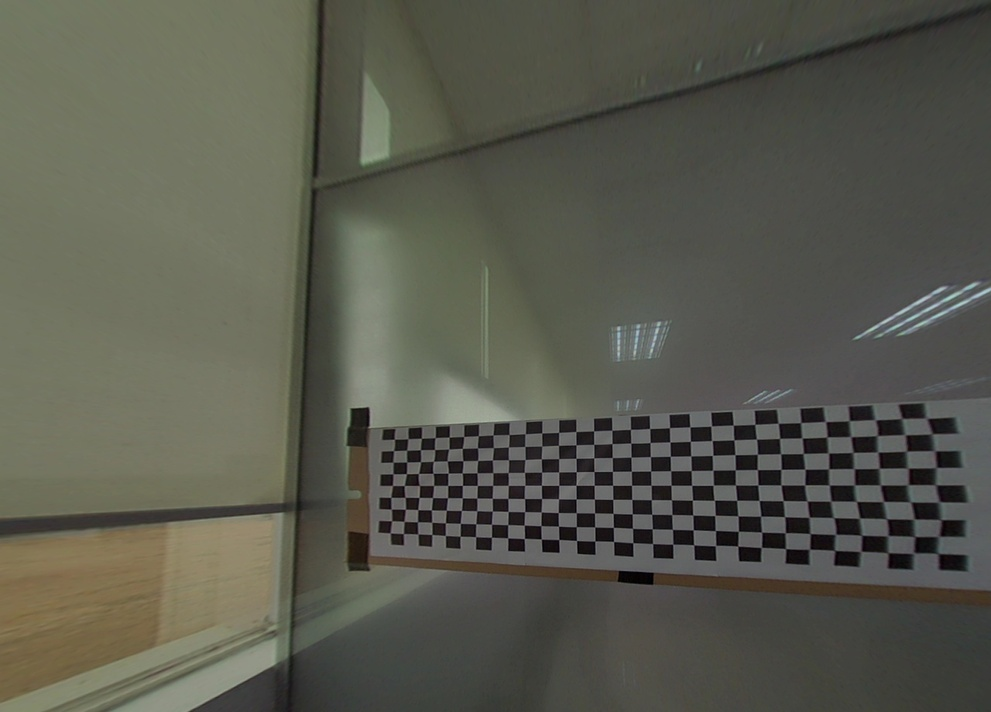
//> input picture 6.cali/2/test/10_d.jpg, 991 x 712 px, shrunk from 1280 x 920 before the run, given in place of img1.jpg, which was not available
$ ./源   (built with g++ and OpenCV 4)
//> lines starting //> are read from the running program, lines starting //| are printed output that depends on the picture; pictures that were not available may be replaced by others from this repository, and a replacement may not be noted
//运行环境 VS2012+opencv3.0
#include <opencv2\opencv.hpp>
#include <fstream>
using namespace std;
using namespace cv;

int main()
{
    ofstream fout("caliberation_result.txt");  /**    保存定标结果的文件     **/

    /************************************************************************
           读取每一幅图像，从中提取出角点，然后对角点进行亚像素精确化
    *************************************************************************/
    cout<<"开始提取角点………………"<<endl;
	//以下三行为需要手动修改的参数
    int image_count=  14;                   //图像数量
    Size board_size = Size(9,6);            //定标板上每行、列的角点数
	int x_expand = 0,y_expand = 200;		//x,y方向的扩展(x横向，y纵向)，适当增大可以不损失原图像信息

    vector<Point2f> corners;                //缓存每幅图像上检测到的角点
    vector<vector<Point2f>>  corners_Seq;   //保存检测到的所有角点/
    vector<Mat>  image_Seq;
	int successImageNum = 0;				//成功提取角点的棋盘图数量
	bool conner_flag = true;				//所有图像角点提取成功为true，其余为false
    for( int i = 0;  i != image_count ; i++)
    {
        cout<<"img"<<i+1<<"..."<<endl;
        string imageFileName;
        std::stringstream StrStm;
        StrStm<<i+1;
        StrStm>>imageFileName;
        imageFileName += ".jpg";
        cv::Mat imageSrc = imread("img"+imageFileName);
//> imageSrc is the input picture: 712 rows x 991 cols, CV_8UC3; mean B, G, R 78.2, 89.4, 88.7
		Mat image;//边界扩展后的图片
		copyMakeBorder(imageSrc,image,(int)(y_expand/2),(int)(y_expand/2),(int)(x_expand/2),(int)(x_expand/2),BORDER_CONSTANT);
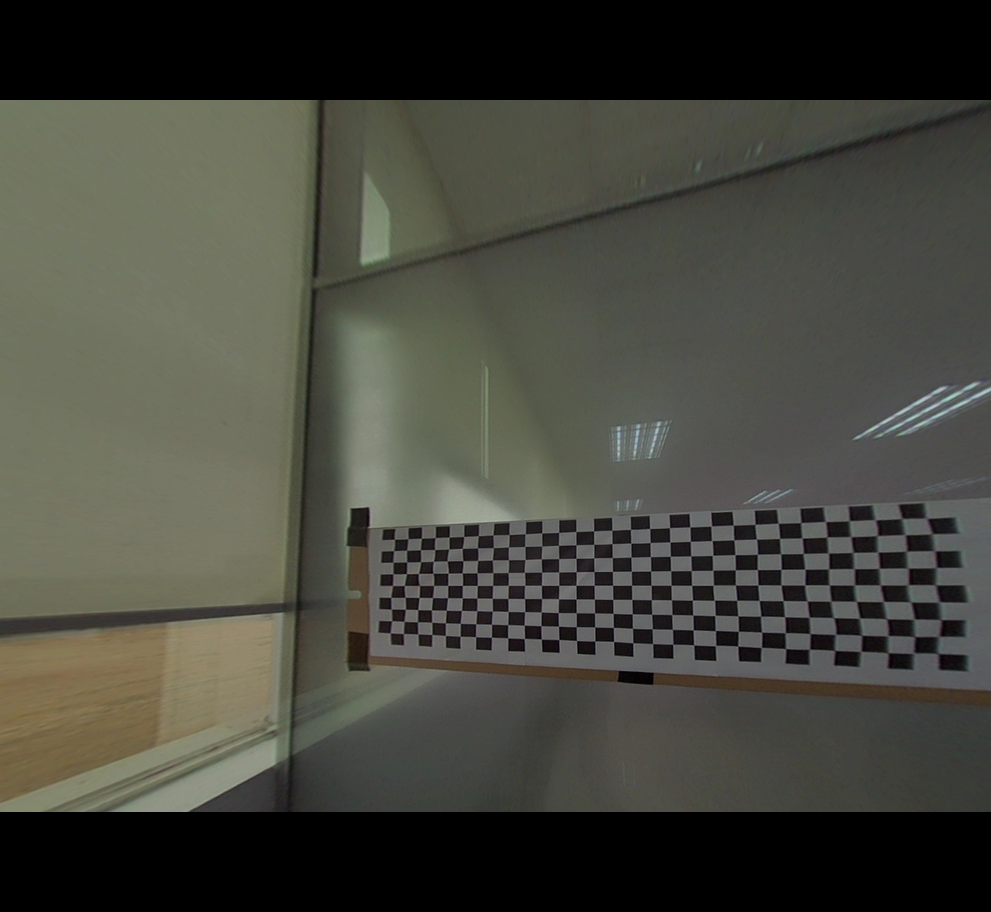
//> image: 912 rows x 991 cols, CV_8UC3; mean B, G, R 61, 69.8, 69.3
        /* 提取角点 */
        Mat imageGray;
        cvtColor(image, imageGray , CV_RGB2GRAY);
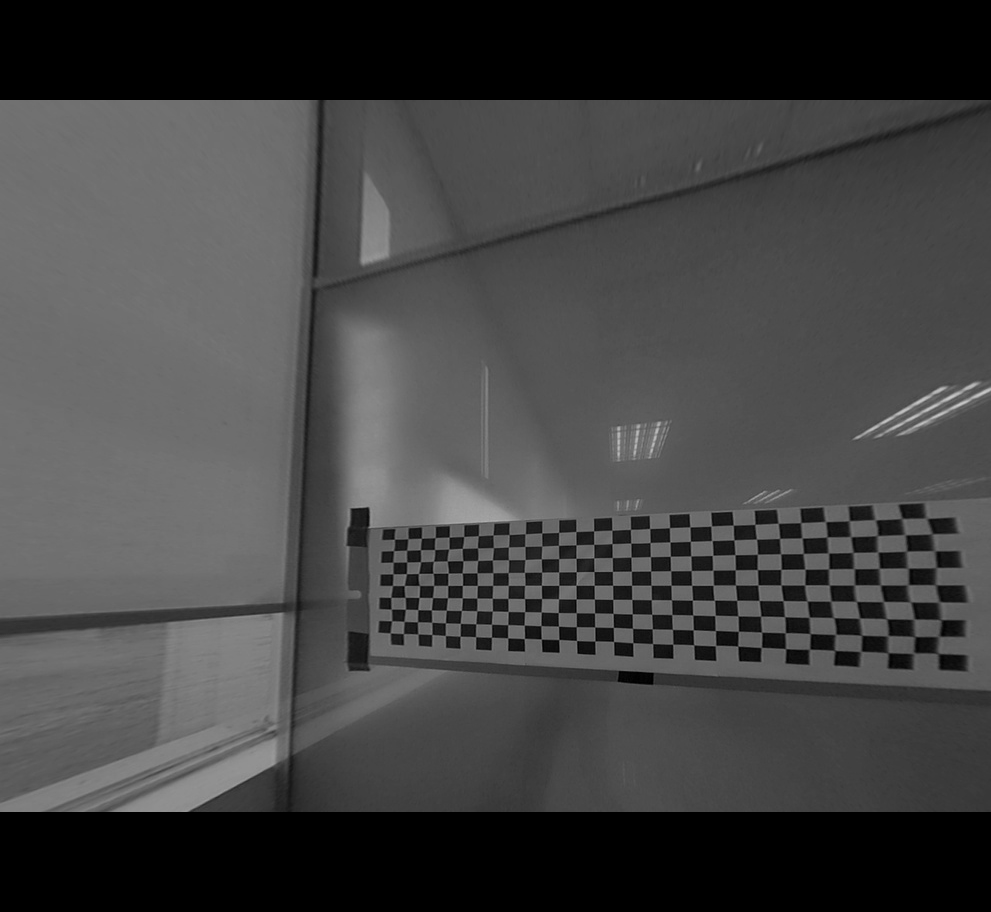
//> imageGray: 912 rows x 991 cols, CV_8UC1; min 0, max 203, mean 67.1
        bool patternfound = findChessboardCorners(image, board_size, corners,CALIB_CB_ADAPTIVE_THRESH + CALIB_CB_NORMALIZE_IMAGE+
            CALIB_CB_FAST_CHECK );
//> corners = empty; patternfound = false
        if (!patternfound)
        {
			cout<<"img"<<i+1<<"角点提取失败，请删除该图片，重新排序后再次运行程序！"<<endl;
            conner_flag = false;
			break;
        }
        else
        {
            /* 亚像素精确化 */
            cornerSubPix(imageGray, corners, Size(11, 11), Size(-1, -1), TermCriteria(CV_TERMCRIT_EPS + CV_TERMCRIT_ITER, 30, 0.1));
            /* 绘制检测到的角点并保存 */
            Mat imageTemp = image.clone();
            for (int j = 0; j < corners.size(); j++)
            {
                circle( imageTemp, corners[j], 10, Scalar(0,0,255), 2, 8, 0);
            }
            string imageFileName;
            std::stringstream StrStm;
            StrStm<<i+1;
            StrStm>>imageFileName;
            imageFileName += "_corner.jpg";
            imwrite(imageFileName,imageTemp);
            cout<<"img"<<i+1<<" 角点提取完毕"<<endl;

			successImageNum = successImageNum + 1;
            corners_Seq.push_back(corners);
        }
        image_Seq.push_back(image);
    }
	if (!conner_flag)//如果有提取失败的标定图，退出程序
	{
		system("pause");
		return 0;
//> (the program exits here)

$ run again, on 6.cali/2/test/11_d.jpg
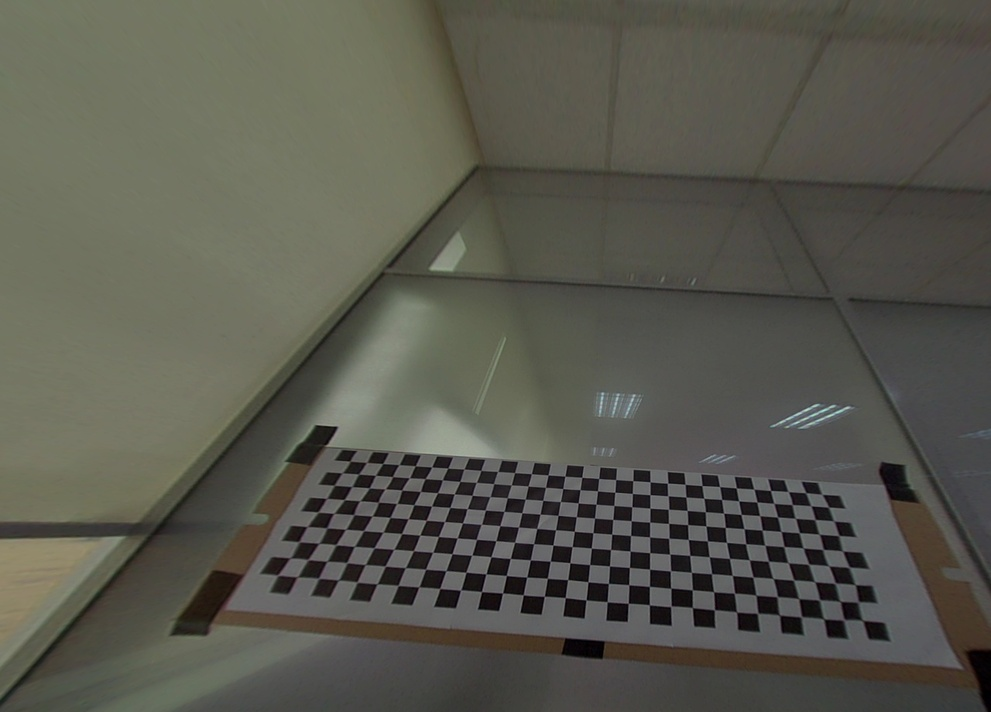
//> input picture 6.cali/2/test/11_d.jpg, 991 x 712 px, shrunk from 1280 x 920 before the run, given in place of img1.jpg, which was not available
//> imageSrc is the input picture: 712 rows x 991 cols, CV_8UC3; mean B, G, R 78.5, 88.4, 88.7
//> `copyMakeBorder(imageSrc,image,(int)(y_expand/2),(int)(y_expand/2),(int..`:
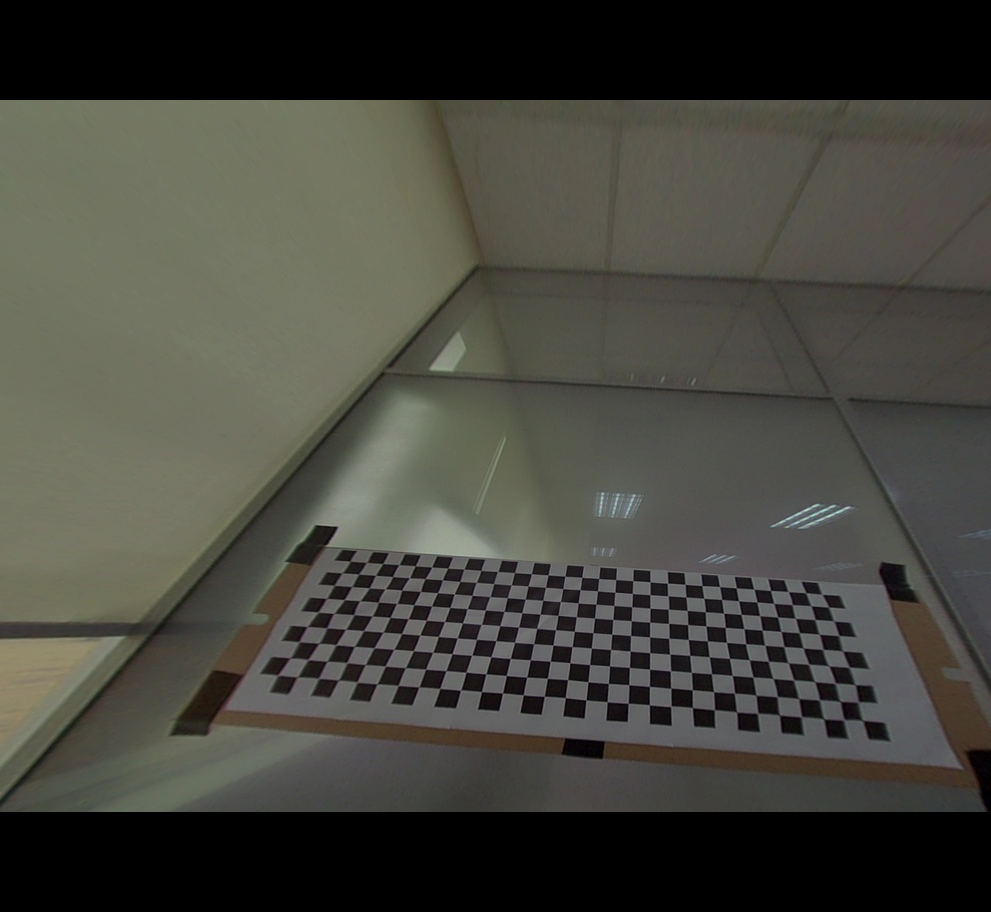
//> image: 912 rows x 991 cols, CV_8UC3; mean B, G, R 61.3, 69, 69.3
//> corners = empty; patternfound = false

$ run again, on 6.cali/2/test/12_corner.jpg
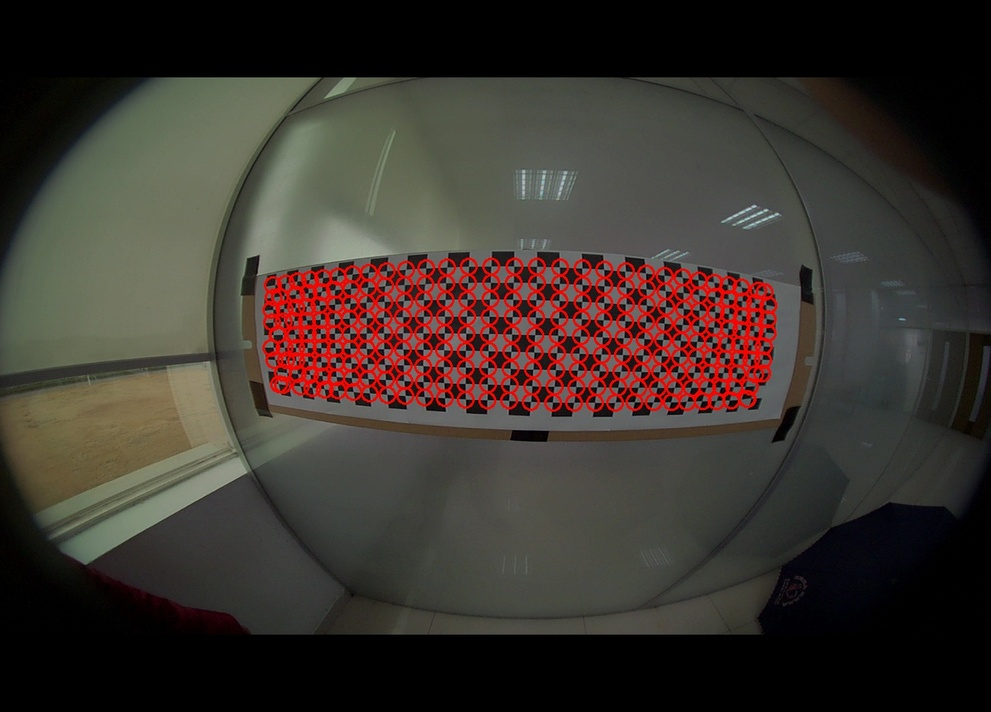
//> input picture 6.cali/2/test/12_corner.jpg, 991 x 712 px, shrunk from 1280 x 920 before the run, given in place of img1.jpg, which was not available
//> imageSrc is the input picture: 712 rows x 991 cols, CV_8UC3; mean B, G, R 45.6, 51.3, 59.3
//> `copyMakeBorder(imageSrc,image,(int)(y_expand/2),(int)(y_expand/2),(int..`:
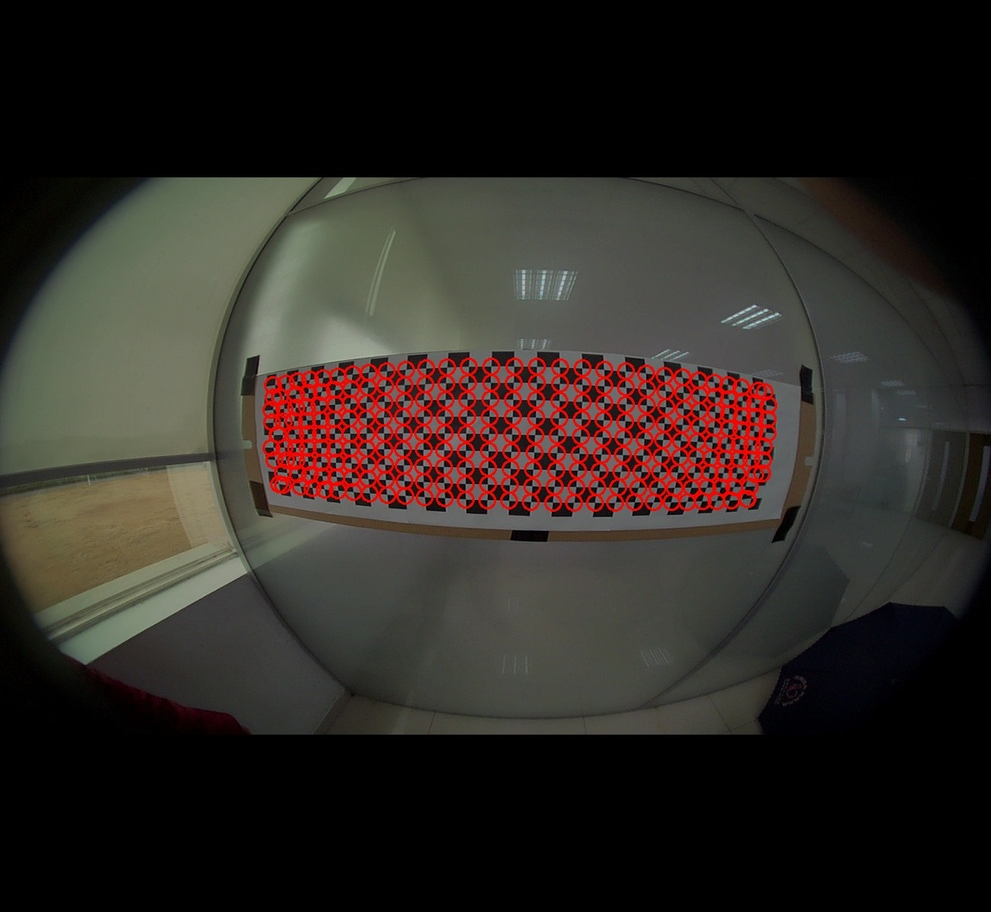
//> image: 912 rows x 991 cols, CV_8UC3; mean B, G, R 35.6, 40.1, 46.3
//> `cvtColor(image, imageGray , CV_RGB2GRAY);`:
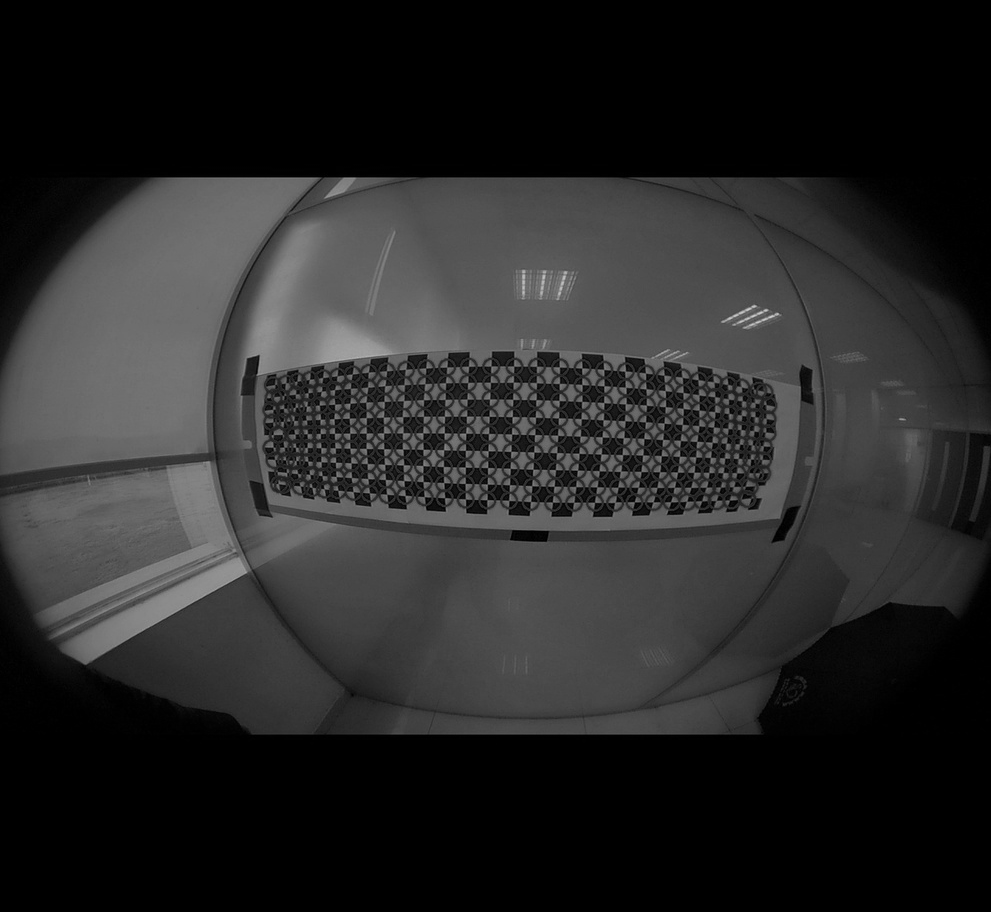
//> imageGray: 912 rows x 991 cols, CV_8UC1; min 0, max 205, mean 39.4
//> corners = empty; patternfound = false
